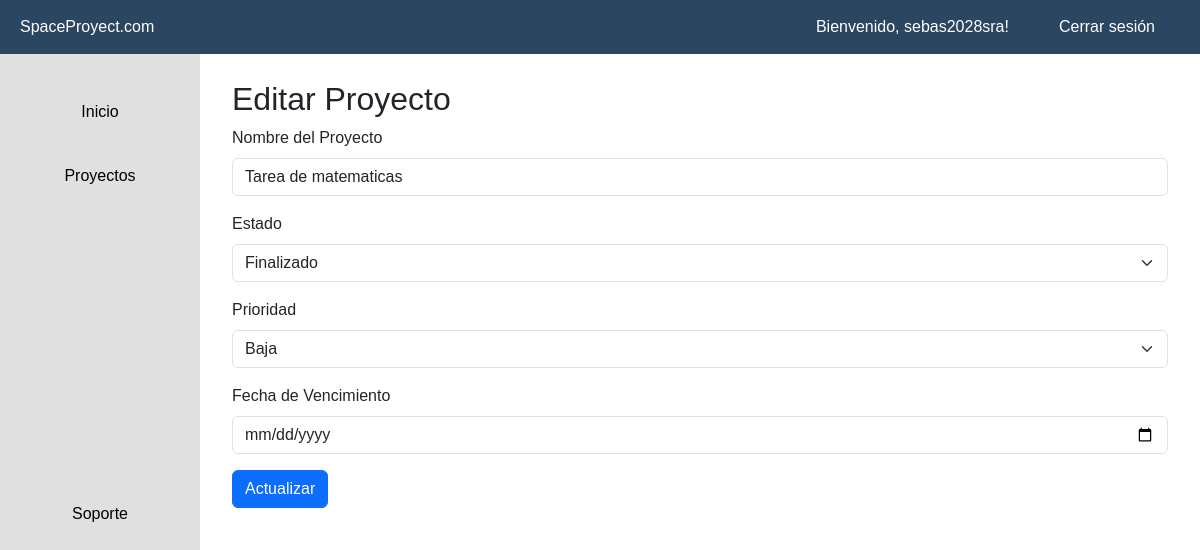
Screenshot of /actualizar/2/ (signed in) with the database file from the repository.
### gestor/models.py (models this page shows, shortened)
class Proyecto(models.Model):
    id_proyecto = models.AutoField(primary_key=True, verbose_name='ID Proyecto')
    nombre_proyecto = models.CharField(max_length=255)
    id_estado = models.ForeignKey(Estado, on_delete=models.CASCADE)
    id_prioridad = models.ForeignKey(Prioridad, on_delete=models.CASCADE)
    fecha_vencimiento = models.DateField(default=timezone.now() + timedelta(days=30))
    id_usuario = models.ForeignKey(User, on_delete=models.CASCADE)

class Estado(models.Model):
    id_estado = models.AutoField(primary_key=True, verbose_name='ID Estado')
    descripcion_estado = models.CharField(max_length=50)
    id_usuario = models.ForeignKey(User, on_delete=models.CASCADE)

class Prioridad(models.Model):
    id_prioridad = models.AutoField(primary_key=True, verbose_name='ID Prioridad')
    descripcion_prioridad = models.CharField(max_length=50)
    id_usuario = models.ForeignKey(User, on_delete=models.CASCADE)

### gestor/views.py (the view)
# urls.py: path('actualizar/<int:id>/', actualizar_proyecto, name='actualizar_proyecto'),
@login_required(login_url='/accounts/login/')
def actualizar_proyecto(request, id):
    proyecto = get_object_or_404(Proyecto, id_proyecto=id, id_usuario=request.user)
    if request.method == 'POST':
        proyecto.nombre_proyecto = request.POST['nombre_proyecto']
        proyecto.id_estado = Estado.objects.get(id_estado=request.POST['id_estado'])
        proyecto.id_prioridad = Prioridad.objects.get(id_prioridad=request.POST['id_prioridad'])
        proyecto.fecha_vencimiento = request.POST['fecha_vencimiento']
        proyecto.save()
        return redirect('index')
    else:
        estados = Estado.objects.all()
        prioridades = Prioridad.objects.all()
        return render(request, 'proyectos/editar.html', {
            'proyecto': proyecto,
            'estados': estados,
            'prioridades': prioridades,
        })

### gestor/templates/proyectos/editar.html (shortened to what this page needs)
{% extends "base.html" %}
{% block contenido %}
<div class="container">
    <h2>Editar Proyecto</h2>
    <form method="POST" action="{% url 'actualizar_proyecto' proyecto.id_proyecto %}">
        <div class="mb-3">
            <label for="nombre_proyecto" class="form-label">Nombre del Proyecto</label>
            <input type="text" class="form-control" id="nombre_proyecto" name="nombre_proyecto" value="{{ proyecto.nombre_proyecto }}" required>
        </div>
        <div class="mb-3">
            <label for="id_estado" class="form-label">Estado</label>
            <select class="form-select" id="id_estado" name="id_estado" required>
                {% for estado in estados %}
                <option value="{{ estado.id_estado }}" {% if proyecto.id_estado.id_estado == estado.id_estado %}selected{% endif %}>{{ estado.descripcion_estado }}</option>
                {% endfor %}
            </select>
        </div>
        <div class="mb-3">
            <label for="id_prioridad" class="form-label">Prioridad</label>
            <select class="form-select" id="id_prioridad" name="id_prioridad" required>
                {% for prioridad in prioridades %}
                <option value="{{ prioridad.id_prioridad }}" {% if proyecto.id_prioridad.id_prioridad == prioridad.id_prioridad %}selected{% endif %}>{{ prioridad.descripcion_prioridad }}</option>
                {% endfor %}
            </select>
        </div>
        <div class="mb-3">
            <label for="fecha_vencimiento" class="form-label">Fecha de Vencimiento</label>
            <input type="date" class="form-control" id="fecha_vencimiento" name="fecha_vencimiento" value="{{ proyecto.fecha_vencimiento }}" required>
        </div>
        <button type="submit" class="btn btn-primary">Actualizar</button>
    </form>
</div>
{% endblock %}

### gestor/templates/base.html (shortened to what this page needs)
{% load static %}
<!doctype html>
<html lang="es">
<head>
    <link href="https://cdn.jsdelivr.net/npm/bootstrap@5.3.2/dist/css/bootstrap.min.css" rel="stylesheet" />
</head>
<body>
    <div class="navbar-top">
        <div>
            <span>SpaceProyect.com</span>
        </div>
        <div>
            <ul class="nav">
                {% if user.is_authenticated %}
                    <li class="nav-item">
                        <span class="nav-link">Bienvenido, {{ user.username }}!</span>
                    </li>
                    <li class="nav-item">
                        <a class="nav-link" href="{% url 'logout' %}">Cerrar sesión</a>
                    </li>
                {% endif %}
            </ul>
        </div>
    </div>
    <div class="sidebar">
        <ul class="nav flex-column">
            <li class="nav-item">
                <a class="nav-link active" href="{% url 'inicio' %}">Inicio</a>
            </li>
            <li class="nav-item">
                <a class="nav-link" href="{% url 'index' %}">Proyectos</a>
            </li>
        </ul>
        <ul class="nav flex-column nav-support">
            <li class="nav-item">
                <a class="nav-link" href="{% url 'soporte' %}">Soporte</a>
            </li>
        </ul>
    </div>
    <div class="content">
        {% block contenido %}{% endblock %}
    </div>
</body>
</html>

### gestor/templates/base.html (style rules this page uses)
body { display: flex; min-height: 100vh; flex-direction: column; margin: 0; font-family: 'Arial', sans-serif; }
.navbar-top { width: 100%; background-color: #2b4661; color: white; display: flex; justify-content: space-between; padding: 10px 20px; position: fixed; top: 0; left: 0; z-index: 1000; align-items: center; }
.navbar-top .nav-item { margin: 0 10px; }
.navbar-top .nav-link { color: white; padding: 5px 15px; border-radius: 20px; text-decoration: none; }
.sidebar { width: 200px; background-color: #e0e0e0; padding-top: 60px; position: fixed; top: 0; bottom: 0; left: 0; display: flex; flex-direction: column; justify-content: space-between; z-index: 999; }
.sidebar .nav { flex-grow: 1; padding: 20px 0; }
.sidebar .nav-item { margin: 10px 0; }
.sidebar .nav-link { color: #000000; padding: 10px; border-radius: 10px; text-decoration: none; text-shadow: 1px 1px 2px #2b4661(126, 185, 245); text-align: center; }
.sidebar .nav-support { margin-top: auto; }
.content { margin-left: 200px; margin-top: 60px; padding: 20px; flex-grow: 1; }

### rows the page displays
Proyecto: nombre_proyecto "Tarea de matematicas", id_estado "Finalizado", id_prioridad "Baja"

### other values shown
{{ user.username }} "sebas2028sra"
